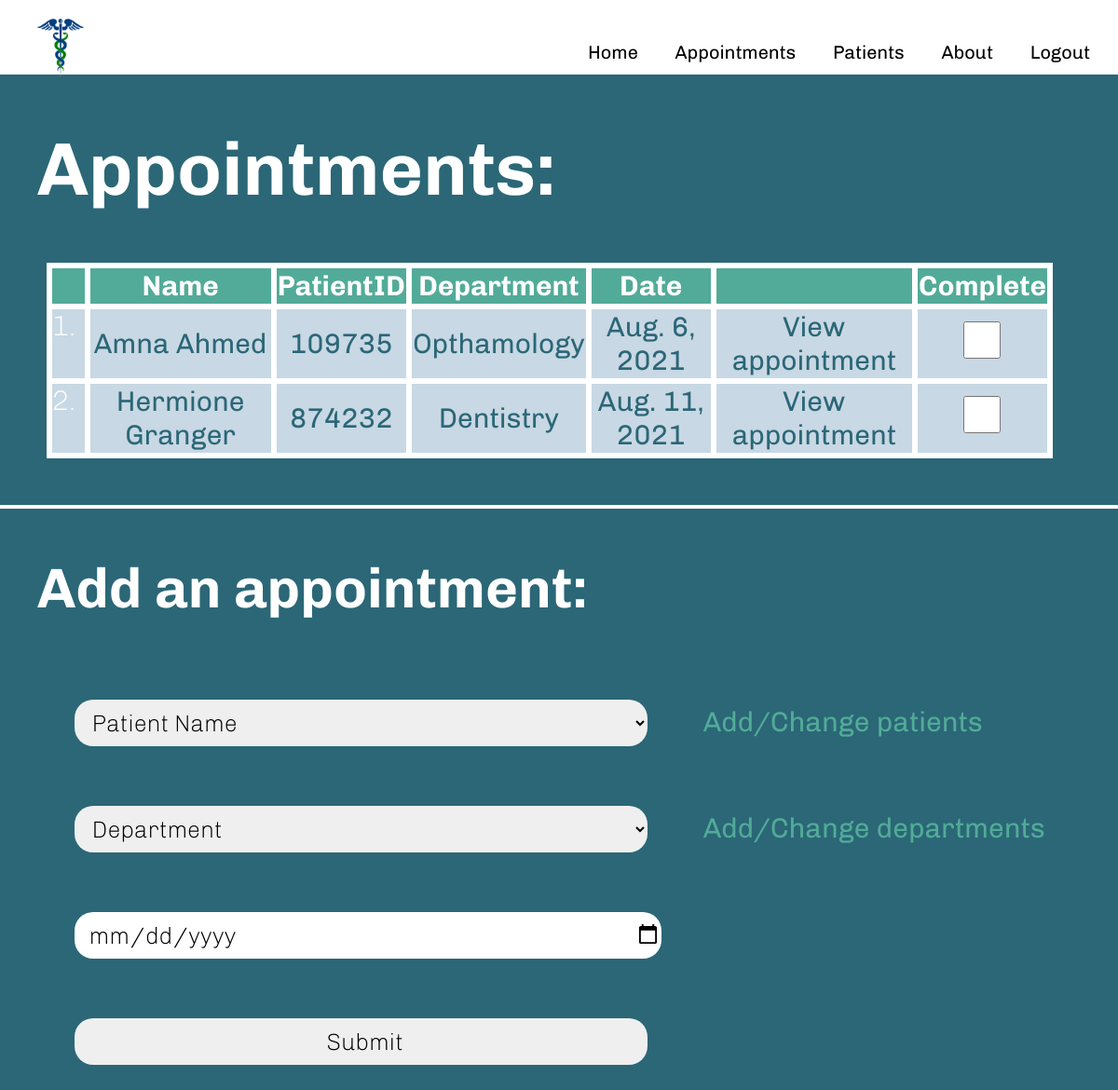
The page /appointments/ (signed in) on the database its author committed.
### appointments/models.py (models this page shows, shortened)
class Appointment(models.Model):
    date = models.DateField()
    patient = models.ForeignKey(Patient, on_delete=models.CASCADE, related_name="appointments")
    department = models.ForeignKey(Department, on_delete=models.CASCADE, related_name="appointments")
    identification = models.CharField(max_length=6)

class Patient(models.Model):
    user = models.ForeignKey(User, on_delete=models.SET_NULL, null=True, blank=True)
    name = models.CharField(max_length=64)
    id = models.BigAutoField(primary_key=True)
    dateOfBirth = models.DateField(default=timezone.localdate)
    gender = models.CharField(max_length=64, default="")
    phone = models.IntegerField(default=1)
    notes = models.CharField(max_length=1000, default="")
    def __str__(self):
        return f"{self.name} "

class Department(models.Model):
    name = models.CharField(max_length=64)
    user = models.ForeignKey(User, on_delete=models.SET_NULL, null=True, blank=True)
    def __str__(self):
        return f"{self.name}"

### appointments/views.py (the view)
# urls.py: path("", views.index, name="index"),
@login_required(login_url='loginPage')
def index(request):
    user = request.user
    return render(request, "appointments/index.html", {
        "appointments": Appointment.objects.filter(patient__user=user),
        "patients": Patient.objects.filter(user=user),
        "departments": Department.objects.filter(user=user)
    })

### appointments/templates/appointments/index.html (shortened to what this page needs)
{% extends "appointments/layout.html" %}
{% block body %}
    <h1>Appointments:</h1>
    {% if not appointments %}
        <h2 class="textMessage">No appointments to show. Try adding one below</h2>
    {% else %}
        <table style="width: 90%;">
            <thead>
                <tr>
                    <th></th>
                    <th>Name</th>
                    <th>PatientID</th>
                    <th>Department</th>
                    <th>Date</th>
                    <th></th>
                    <th>Complete</th>
                </tr>
            </thead>
            <tbody >
                {% for appointment in appointments %}
                    <tr>
                        <td>
                            <a href="{% url 'patient' appointment.patient.id %}">
                                {{appointment.patient.name}}
                            </a>
                        </td>
                        <td>
                            <a href="{% url 'patient' appointment.patient.id %}">
                                {{appointment.patient.id}}
                            </a>
                        </td>
                        <td>
                            <a href="{% url 'departments' %}">
                                {{appointment.department}}
                            </a>
                        </td>
                        <td>
                            <a href="{% url 'appointment' appointment.id %}">
                                {{appointment.date}}
                            </a>
                        </td>
                        <td>
                            <a href="{% url 'appointment' appointment.id %}">
                                View appointment
                            </a>
                        </td>
                        <td>
                            <form action="{% url 'removeAppointment' %}" method="post">
                                <input type="checkbox" id="appointmentComplete" name="appointmentComplete" value="{{ appointment.id }}" onChange="this.form.submit()" style="width: 40px;">
                            </form>
                        </td>
                    </tr>
                {% endfor %}
            </tbody>
        </table>
    {% endif %}
    <hr>
    <h2>Add an appointment:</h2>
    <form action="{% url 'addAppointment' %}" method="post">
        <div class="addForm">
            <select name="patient" required>
                <option value="" disabled selected hidden>Patient Name</option>
            </select>
            <a href="{% url 'appointmentIndex' %}" class="pageLinks">Add/Change patients</a>
        </div>
        <div class="addForm">
            <select name="department" required>
                    <option value="" disabled selected hidden>Department</option>
            </select>
            <a href="departments" class="pageLinks">Add/Change departments</a>
        </div>
        <div class="addForm">
            <input type="date" name="date" required>
        </div>
        <div class="addForm">
            <input type="submit" class="submitButton">
        </div>
    </form>
{% endblock %}

### assets/styles.css (style rules this page uses)
body { font-family: Chivo, sans-serif; font-weight: 200; font-size: 40px; margin: 0px; padding: 0px; }
body h1 { margin-left: 40px; color: #ffffff; }
table { font-size: 30px; }
select, input { height: 50px; width: 615px; font-size: 25px; align-items: center; }
body { font-family: Chivo, sans-serif; font-weight: 200; font-size: 40px; margin: 0px; padding: 0px; background-color: #2b6777; color: white; }
table { font-size: 30px; border-radius: 25px; margin-left: 50px; margin-top: 20px; margin-bottom: 50px; }
thead { background-color: #52ab98; }
tbody tr { background-color: #c8d8e4; }
table a { text-decoration: none; color: #2b6777; font-weight: normal; font-size: 30px; }
table, th, td, tr { border: 6px solid #ffffff; border-collapse: collapse; text-align: center; }
table { counter-reset: rowNumber; }
table tbody tr::before { display: table-cell; counter-increment: rowNumber; content: counter(rowNumber) "."; padding-right: 0.3em; text-align: center; }
select, input, button { height: 50px; font-weight: lighter; margin: auto; font-size: 25px; border-radius: 20px; padding-left: 15px; outline: none; border: none; font-family: Chivo, sans-serif; }
.submitButton { margin-bottom: 40px; }
hr { color: white; border: 2px solid white; }
body h2 { margin-left: 40px; color: #ffffff; }
.addForm { padding-left: 80px; padding-top: 30px; padding-bottom: 30px; }
.pageLinks { text-decoration: none; color: #52ab98; font-weight: normal; font-size: 30px; margin-left: 50px; }

### rows shown on the page
Appointment: patient.name "Amna Ahmed", patient.id "109735", department "Opthamology", date "Aug. 6, 2021"
Appointment: patient.name "Hermione Granger", patient.id "874232", department "Dentistry", date "Aug. 11, 2021"
